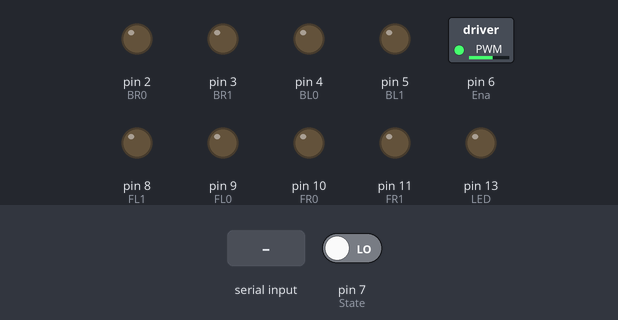
The sketch below on a simulated Arduino Uno, built with avr-gcc and run on an emulated ATmega328P. On the bench: switched loads named in the sketch (green lamp = pin HIGH), output pins drawn as LEDs (lit = HIGH). The test bench sets the inputs (shaded band); at power-on: pin 7 (State) LOW.

Above: at 1.2 s.
1.3 s: pin 7 (State) driven HIGH
At 2.1 s:
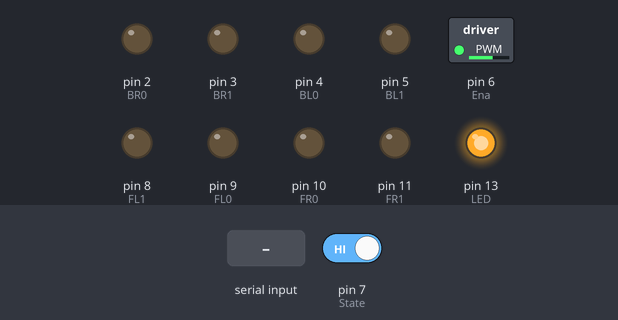
2.8 s: "F" received over the second serial link
At 3.3 s:
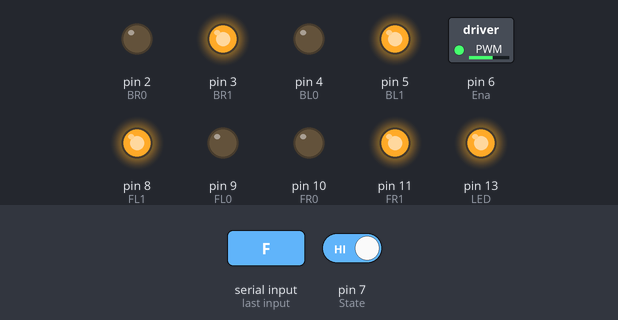
4.3 s: "B" received over the second serial link
At 5.5 s:
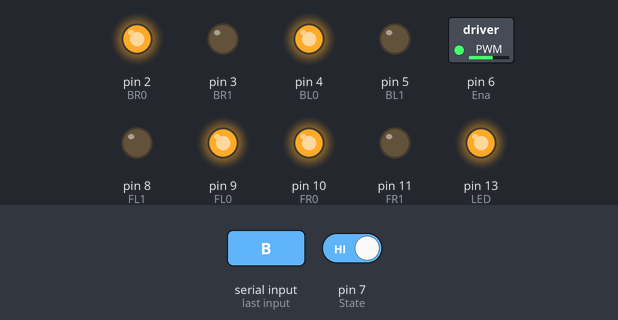
5.8 s: "6" received over the second serial link
At 6.8 s:
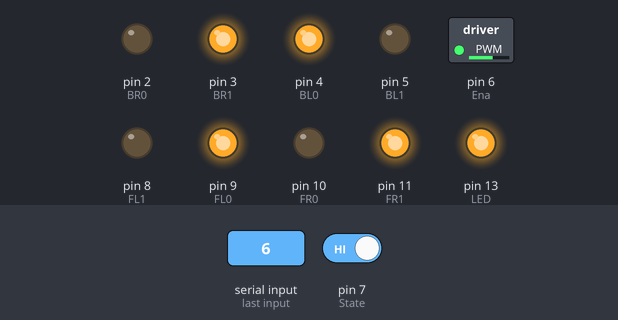
7.3 s: "5" received over the second serial link
At 7.9 s:
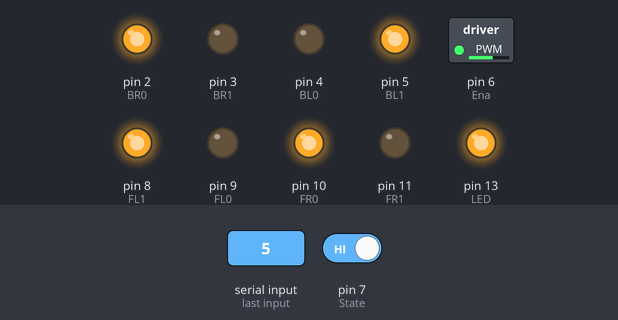
8.8 s: "R" received over the second serial link
At 10.2 s:
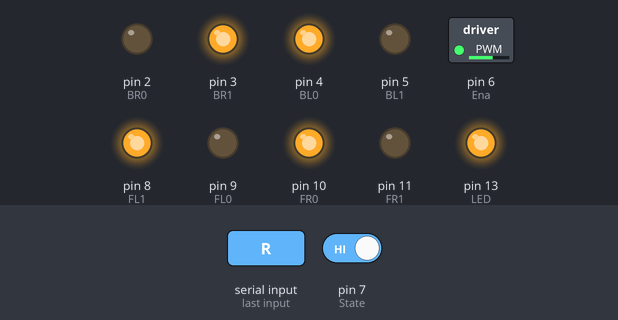
Timing chart, 0 to 11.3 s (numbered marks = the images above; inputs shaded):
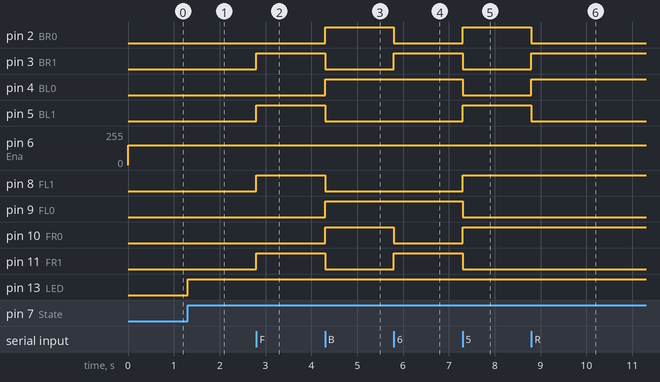

The sketch:

Project_W.ino
```cpp
#include <SoftwareSerial.h>

// Bluetooth settings
SoftwareSerial bluetooth(0, 1); // RX, TX
byte State = 7;
char data = '0';

// Speed
byte Ena = 6;

// Back right wheel
byte BR0 = 2;
byte BR1 = 3;

// Back left wheel
byte BL0 = 4;
byte BL1 = 5;

// Front left wheel
byte FL0 = 9;
byte FL1 = 8;

// Front right wheel
byte FR0 = 10;
byte FR1 = 11;

void setup() {
  pinMode(LED_BUILTIN, OUTPUT); // LED

  // Bluetooth
  Serial.begin(9600);
  bluetooth.begin(38400);
  pinMode(State, INPUT);

  // Wheels
  pinMode(Ena, OUTPUT);
  pinMode(BR0, OUTPUT);
  pinMode(BR1, OUTPUT);
  pinMode(BL0, OUTPUT);
  pinMode(BL1, OUTPUT);
  pinMode(FL0, OUTPUT);
  pinMode(FL1, OUTPUT);
  pinMode(FR0, OUTPUT);
  pinMode(FR1, OUTPUT);
}

// Turn off the wheels
void w_off(){
  digitalWrite(BR0, LOW);
  digitalWrite(BR1, LOW);
  digitalWrite(BL0, LOW);
  digitalWrite(BL1, LOW);
  digitalWrite(FL0, LOW);
  digitalWrite(FL1, LOW);
  digitalWrite(FR0, LOW);
  digitalWrite(FR1, LOW);
}

// Motion functions
void move_b(){
  digitalWrite(BR0, HIGH);
  digitalWrite(BR1, LOW);
  digitalWrite(BL0, HIGH);
  digitalWrite(BL1, LOW);
  digitalWrite(FL0, HIGH);
  digitalWrite(FL1, LOW);
  digitalWrite(FR0, HIGH);
  digitalWrite(FR1, LOW);
}

void move_f(){
  digitalWrite(BR0, LOW);
  digitalWrite(BR1, HIGH);
  digitalWrite(BL0, LOW);
  digitalWrite(BL1, HIGH);
  digitalWrite(FL0, LOW);
  digitalWrite(FL1, HIGH);
  digitalWrite(FR0, LOW);
  digitalWrite(FR1, HIGH);
}

void rotation_l(){
  digitalWrite(BR0, HIGH);
  digitalWrite(BR1, LOW);
  digitalWrite(BL0, LOW);
  digitalWrite(BL1, HIGH);
  digitalWrite(FL0, LOW);
  digitalWrite(FL1, HIGH);
  digitalWrite(FR0, HIGH);
  digitalWrite(FR1, LOW);
}

void rotation_r(){
  digitalWrite(BR0, LOW);
  digitalWrite(BR1, HIGH);
  digitalWrite(BL0, HIGH);
  digitalWrite(BL1, LOW);
  digitalWrite(FL0, HIGH);
  digitalWrite(FL1, LOW);
  digitalWrite(FR0, LOW);
  digitalWrite(FR1, HIGH);
}

void move_r(){
  digitalWrite(BR0, LOW);
  digitalWrite(BR1, HIGH);
  digitalWrite(BL0, HIGH);
  digitalWrite(BL1, LOW);
  digitalWrite(FL0, LOW);
  digitalWrite(FL1, HIGH);
  digitalWrite(FR0, HIGH);
  digitalWrite(FR1, LOW);
}

void move_l(){
  digitalWrite(BR0, HIGH);
  digitalWrite(BR1, LOW);
  digitalWrite(BL0, LOW);
  digitalWrite(BL1, HIGH);
  digitalWrite(FL0, HIGH);
  digitalWrite(FL1, LOW);
  digitalWrite(FR0, LOW);
  digitalWrite(FR1, HIGH);
}

void move_fr(){
  digitalWrite(BR0, LOW);
  digitalWrite(BR1, HIGH);
  digitalWrite(BL0, LOW);
  digitalWrite(BL1, LOW);
  digitalWrite(FL0, LOW);
  digitalWrite(FL1, HIGH);
  digitalWrite(FR0, LOW);
  digitalWrite(FR1, LOW);
}

void move_fl(){
  digitalWrite(BR0, LOW);
  digitalWrite(BR1, LOW);
  digitalWrite(BL0, LOW);
  digitalWrite(BL1, HIGH);
  digitalWrite(FL0, LOW);
  digitalWrite(FL1, LOW);
  digitalWrite(FR0, LOW);
  digitalWrite(FR1, HIGH);
}

void move_br(){
  digitalWrite(BR0, LOW);
  digitalWrite(BR1, LOW);
  digitalWrite(BL0, HIGH);
  digitalWrite(BL1, LOW);
  digitalWrite(FL0, LOW);
  digitalWrite(FL1, LOW);
  digitalWrite(FR0, HIGH);
  digitalWrite(FR1, LOW);
}

void move_bl(){
  digitalWrite(BR0, HIGH);
  digitalWrite(BR1, LOW);
  digitalWrite(BL0, LOW);
  digitalWrite(BL1, LOW);
  digitalWrite(FL0, HIGH);
  digitalWrite(FL1, LOW);
  digitalWrite(FR0, LOW);
  digitalWrite(FR1, LOW);
}

void loop() {
  analogWrite(Ena, 150); // Default speed

  if (digitalRead(State)){
    digitalWrite(LED_BUILTIN, HIGH); // Turn on LED on Arduino
    data = bluetooth.read();
    if ((data == '0') or (data == 'o') or (data == 'M') or (data == 'N')){w_off();}
    else if (data == 'F'){move_f();}
    else if (data == 'B'){move_b();}
    else if (data == '6'){rotation_r();}
    else if (data == '5'){rotation_l();}
    else if (data == 'R'){move_r();}
    else if (data == 'L'){move_l();}
    else if (data == '3'){move_fr();}
    else if (data == '1'){move_fl();}
    else if (data == '4'){move_br();}
    else if (data == '2'){move_bl();}
  }

  else {
    digitalWrite(LED_BUILTIN, LOW); // Turn off LED on Arduino
    w_off();
  }
}
```

Measured:
- after the input at 1.3 s, pin 13 (LED): LOW → HIGH at once
- after the input at 2.8 s, pin 3 (BR1), pin 5 (BL1), pin 8 (FL1), pin 11 (FR1): LOW → HIGH at once
- after the input at 4.3 s, pin 2 (BR0), pin 4 (BL0), pin 9 (FL0), pin 10 (FR0): LOW → HIGH at once; pin 3 (BR1), pin 5 (BL1), pin 8 (FL1), pin 11 (FR1): HIGH → LOW at once
- after the input at 5.8 s, pin 2 (BR0), pin 10 (FR0): HIGH → LOW at once; pin 3 (BR1), pin 11 (FR1): LOW → HIGH at once
- after the input at 7.3 s, pin 2 (BR0), pin 5 (BL1), pin 8 (FL1), pin 10 (FR0): LOW → HIGH at once; pin 3 (BR1), pin 4 (BL0), pin 9 (FL0), pin 11 (FR1): HIGH → LOW at once
- after the input at 8.8 s, pin 2 (BR0), pin 5 (BL1): HIGH → LOW at once; pin 3 (BR1), pin 4 (BL0): LOW → HIGH at once
